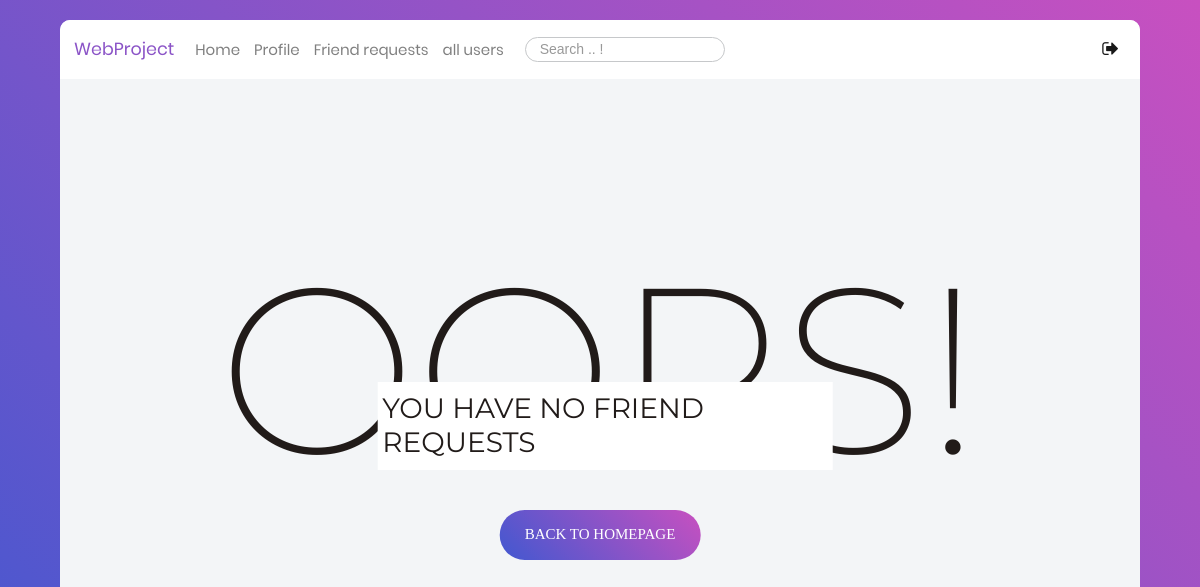
/my-invites/ (signed in), run on an earlier commit of the app's database.
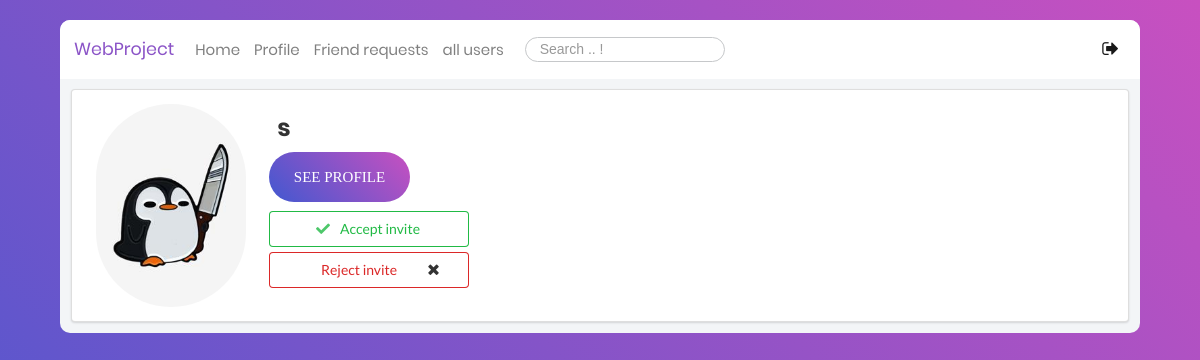
And on a later commit of the database.
### users/models.py (models this page shows, shortened)
class Profile(models.Model):
    user = models.OneToOneField(User, on_delete=models.CASCADE)
    image = models.ImageField(default='default.jpg', upload_to='profile_pics')
    bgimage = models.ImageField(default='default.jpg', upload_to='bg_pics')
    friends = models.ManyToManyField(User, blank=True, related_name='friends')
    slug = models.SlugField(unique=True,default=uuid.uuid1)
    forget_password_token= models.CharField(max_length=100)
    updated = models.DateTimeField( auto_now=True)
    created = models.DateTimeField( auto_now_add=True)
    objects = ProfileManager()
    def get_absolute_url(self):
        return reverse("profile-detail-view", kwargs={"slug": self.slug})

### users/views.py (the view)
# urls.py: path('my-invites/', views.invites_received_view, name="my-invites-view"),
@login_required
def invites_received_view(request):
    profile = Profile.objects.get(user=request.user)
    qs = Relationship.objects.invatations_received(profile)
    results = list(map(lambda x: x.sender, qs))
    is_empty = False
    if len(results) == 0:
        is_empty = True
    context = {
        "qs": results,
        "is_empty": is_empty,
    }
    return render(request, "users/my_invites.html", context)

### users/models.py (called while the page is built)
    def invatations_received(self, receiver):
        qs = Relationship.objects.filter(receiver=receiver, status='send')
        return qs

### users/templates/users/my_invites.html (shortened to what this page needs)
<!DOCTYPE html>
{% extends 'blog/base.html' %} {% block content %} {% if is_empty %}
<div id="notfound" style="position: relative; height: 84vh">
  <div
    class="notfound"
    style="
      position: absolute;
      left: 50%;
      top: 50%;
      -webkit-transform: translate(-50%, -50%);
      -ms-transform: translate(-50%, -50%);
      transform: translate(-50%, -50%);
    "
  >
    <div
      class="notfound-404"
      style="
        position: relative;
        height: 200px;
        margin: 0px auto 20px;
        z-index: -1;
      "
    >
      <h1
        style="
          font-family: 'Montserrat', sans-serif;
          font-size: 236px;
          font-weight: 200;
          margin: 0px;
          color: #211b19;
          text-transform: uppercase;
          position: absolute;
          left: 50%;
          top: 50%;
          -webkit-transform: translate(-50%, -50%);
          -ms-transform: translate(-50%, -50%);
          transform: translate(-50%, -50%);
        "
      >
        Oops!
      </h1>
      <h2
        style="
          font-family: 'Montserrat', sans-serif;
          font-size: 28px;
          font-weight: 400;
          text-transform: uppercase;
          color: #211b19;
          background: #fff;
          padding: 10px 5px;
          margin: auto;
          display: inline-block;
          position: absolute;
          bottom: 0px;
          left: 0;
          right: 0;
          width: 227%;
    margin-left: -61%;
        "
      >
        You have no friend requests
      </h2>
    </div>
    <div class="container-login100-form-btn">
        <a href="{% url 'blog-home' %}">
                            <button class="login100-form-btn">
                                Back to HomePage
                            </button></a>
                        </div>
  </div>
</div>
{% endif %} {% for obj in qs %}
<div class="ui segment" style="margin: 1%;">
  <div class="ui grid">
    <div class="row">
      <div class="three wide column">
        <img class="ui small circular image" style="margin-left: 15%;" src="{{obj.image.url}}" />
      </div>
      <div class="thirteen wide column" >
                        <span class="login100-form-title animated" style="display: inline;   padding-left: 1%;  line-height: 2;">
						{{obj.user}}
					</span>
        <br />
         <div class="container-login100-form-btn" style="justify-content: left; padding-top: 0px; padding-bottom: 1%;">
                             <a href="{{obj.get_absolute_url}}">
                            <button class="login100-form-btn">
                                See profile
                            </button></a>
                        </div>
        <form action=" {% url 'accept-invite' %} " method="POST">
          <button type="submit" class="ui positive basic button w-big mb-5">
            <i class="check icon"></i>
            Accept invite
          </button>
        </form>
        <form action="{% url 'reject-invite' %}" method="POST">
          <button type="submit" class="ui negative basic button w-big mb-5">
            <i class="close icon"></i>
            Reject invite
          </button>
        </form>
      </div>
    </div>
  </div>
</div>
{% endfor %} {% endblock content %}

What changed in the data, as far as the page shows it:
now on this page (row edited): Profile: image (picture), user "s"
Also different on the page:
text no longer shown: "OOPS! YOU HAVE NO FRIEND REQUESTS BACK TO HOMEPAGE"
